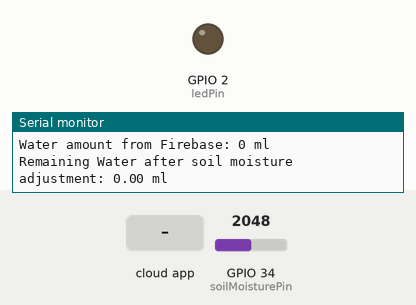
Recording of a sketch running on a simulated ESP32. On the bench: output pins drawn as LEDs (lit = HIGH), the last lines printed to the serial monitor. The inputs (shaded band) are chosen by the test bench; at power-on: GPIO 34 (soilMoisturePin) = 2048. WiFi joins after 1.5 s; servers stay silent unless stated; the Firebase database answers and starts empty.

Above: at 2.7 s.
2.8 s: the phone or cloud app sets amount to 1
At 7.9 s:
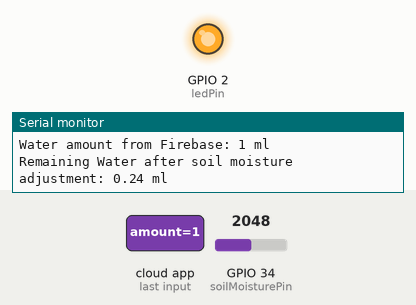
8.3 s: the phone or cloud app sets amount to 0
At 12.6 s:
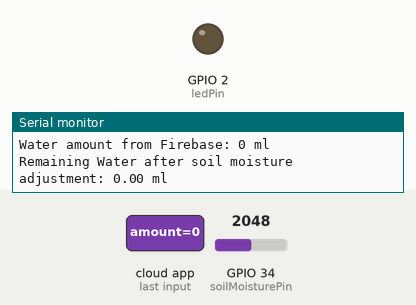
Timing chart, 0 to 14.1 s (numbered marks = the images above; inputs shaded):
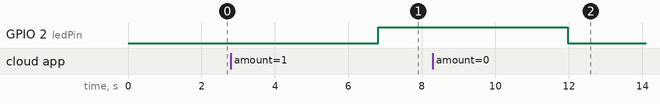

Measured:
- after the input at 2.8 s, GPIO 2 (ledPin): LOW → HIGH after 4.0 s
- after the input at 8.3 s, GPIO 2 (ledPin): HIGH → LOW after 3.7 s

The sketch:

water-soilValue.ino
```cpp
#include <Arduino.h>
#include <WiFi.h>
#include <Firebase_ESP_Client.h>

// Insert your network credentials
#define WIFI_SSID "BB's S10 Lite"
#define WIFI_PASSWORD "password1234"

// Insert Firebase project API Key
#define API_KEY "AIzaSyD9odwLVX8f6W3A8_zBn0hXrMrqgntb1EE"

// Insert RTDB URL
#define DATABASE_URL "https://aquatech01234-default-rtdb.asia-southeast1.firebasedatabase.app/"

// Define Firebase Data object
FirebaseData fbdo;
FirebaseAuth auth;
FirebaseConfig config;

// Analog pin for soil moisture sensor
const int soilMoisturePin = 34; // Connect to pin D34

// Pin for LED
const int ledPin = 2; // Change this to your LED pin

// Function to calculate the remaining water amount
float calculateRemainingWater(float waterAmount, int soilMoisturePercentage) {
  float remainingWater = waterAmount - (waterAmount * soilMoisturePercentage / 100.0);
  return remainingWater;
}

void setup() {
  Serial.begin(115200);

  // Connect to Wi-Fi
  WiFi.begin(WIFI_SSID, WIFI_PASSWORD);
  Serial.print("Connecting to Wi-Fi");
  while (WiFi.status() != WL_CONNECTED) {
    Serial.print(".");
    delay(300);
  }
  Serial.println();
  Serial.print("Connected with IP: ");
  Serial.println(WiFi.localIP());
  Serial.println();

  // Initialize Firebase
  config.api_key = API_KEY;
  config.database_url = DATABASE_URL;
  auth.user.email = "leonjosemathew718@gmail.com"; // Change this to your Firebase authentication email
  auth.user.password = "123456@"; // Change this to your Firebase authentication password
  Firebase.begin(&config, &auth);

  if (Firebase.ready()) {
    Serial.println("Connected to Firebase");
  } else {
    Serial.println("Failed to connect to Firebase");
    Serial.println("Reason: " + String(fbdo.errorReason()));
    while (1);
  }

  pinMode(ledPin, OUTPUT);
}

void loop() {
  // Read soil moisture sensor value
  int soilMoistureValue = analogRead(soilMoisturePin);
  //Serial.print("Soil Moisture Raw Value: ");
  //Serial.println(soilMoistureValue);

  // Map the raw sensor value to a percentage
  int soilMoisturePercentage = map(soilMoistureValue, 1401, 4095, 100, 0);

  // Ensure the moisture percentage stays within the valid range of 0 to 100
  soilMoisturePercentage = constrain(soilMoisturePercentage, 0, 100);

  Serial.print("Soil Moisture Percentage: ");
  Serial.println(soilMoisturePercentage);

  // Fetch water amount value from Firebase
  if (Firebase.RTDB.getInt(&fbdo, "water/amount")) {
    Serial.println("Fetching water amount value...");
    while (fbdo.dataType() != "int") {
      delay(100);
    }
    int waterAmount = fbdo.intData();
    Serial.print("Water amount from Firebase: ");
    Serial.print(waterAmount);
    Serial.println(" ml");

    // Calculate remaining water amount after considering soil moisture
    float remainingWater = calculateRemainingWater(waterAmount, soilMoisturePercentage);
    Serial.print("Remaining Water after soil moisture adjustment: ");
    Serial.print(remainingWater);
    Serial.println(" ml");

    // Display water amount using LED
    if (remainingWater > 0) {
      digitalWrite(ledPin, HIGH); // Turn on LED
    } else {
      digitalWrite(ledPin, LOW); // Turn off LED
    }
  } else {
    Serial.println("Failed to fetch water amount value");
    Serial.println("Reason: " + String(fbdo.errorReason()));
  }

  delay(5000); // Adjust delay as needed
}
```
